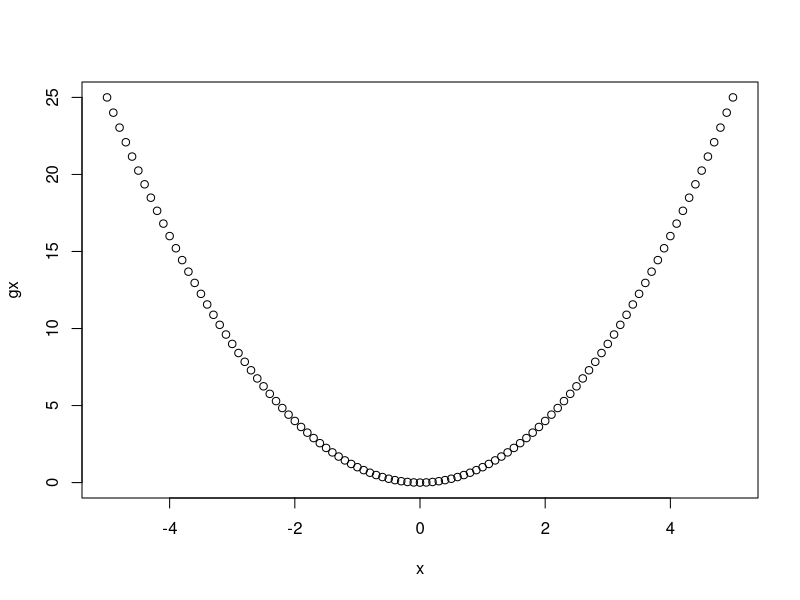
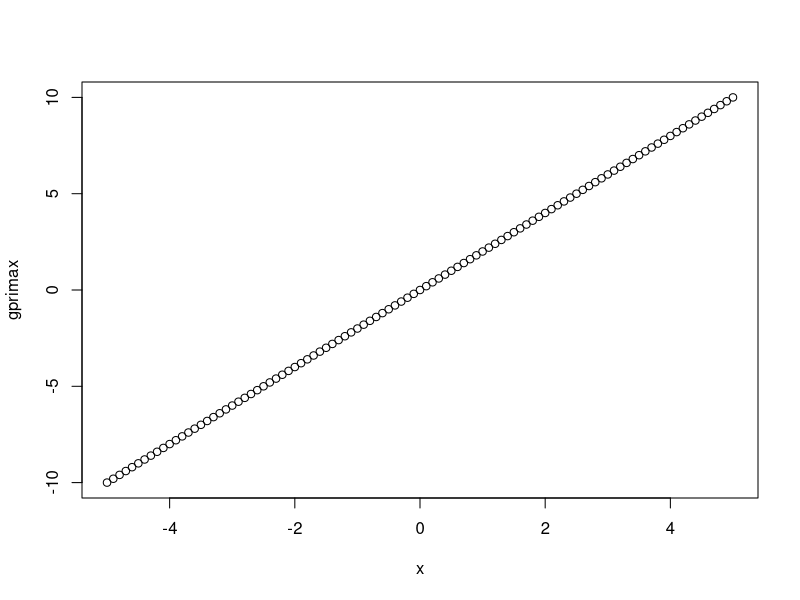

Reproduce these figures in R, in order.
## ---- chunk 1
library(Deriv) #Nesesaria para hacer derivadas en R con la función Deriv
## ---- chunk 2
f<-expression(x^2)
fprima<-D(f,"x")
fprima
## ---- chunk 3
g<-function(x) x^2
gprima<-Deriv(g, "x")
gprima
## ---- chunk 4
x<-seq(-5,5,0.1)
x
## ---- chunk 5
gx<-g(x)
plot(x,gx)
## ---- chunk 6
gprimax<-gprima(x)
plot(x,gprimax)
